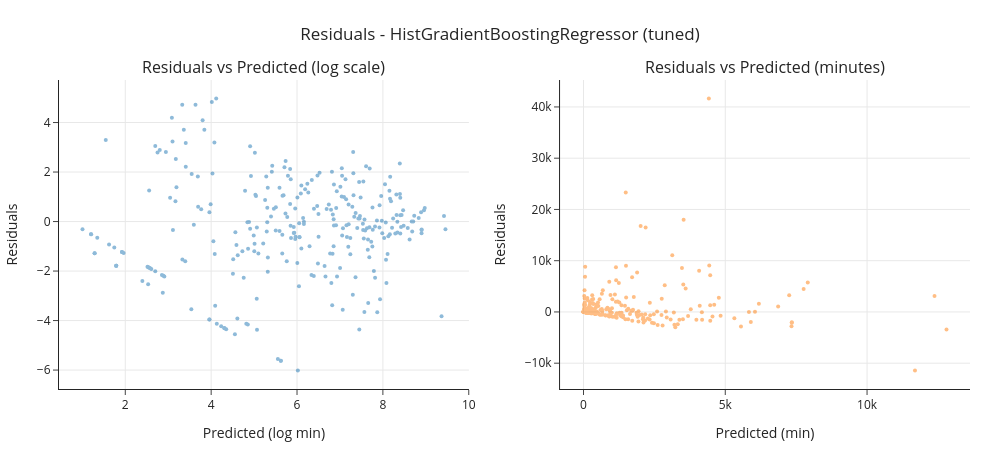

The notebook cell saved with this chart:
### Code cell
# HistGradientBoostingRegressor 
from sklearn.ensemble import HistGradientBoostingRegressor
hgb_pipeline = Pipeline(steps=[
    ('preprocessor', preprocessor_dense),
    ('regressor', HistGradientBoostingRegressor(random_state=42))
])

hgb_param_dist = {
    'regressor__learning_rate':    uniform(0.01, 0.2),
    'regressor__max_iter':         randint(100, 500),
    'regressor__max_depth':        randint(3, 10),
    'regressor__min_samples_leaf': randint(10, 50),
    'regressor__l2_regularization': uniform(0, 1),
    'regressor__max_leaf_nodes':   randint(20, 100),
}

hgb_reg, hgb_pred = train_tune_evaluate(hgb_pipeline, hgb_param_dist, X_train, y_train, X_test, y_test, n_iter=100, label="HistGradientBoostingRegressor")

### Figure 1 — Plotly figure (JSON) as saved in the notebook; plotly's stock layout.template omitted (floating-point values rounded to 4 significant figures; data arrays with more than 128 entries replaced by an {"elided": "..."} marker saying what was removed)
{"data": [{"marker": {"size": 4}, "mode": "markers", "name": "log scale", "opacity": 0.5, "type": "scatter", "x": {"elided": "292 float values"}, "xaxis": "x", "y": {"elided": "292 float values"}, "yaxis": "y"}, {"marker": {"size": 4}, "mode": "markers", "name": "minutes", "opacity": 0.5, "type": "scatter", "x": {"elided": "292 float values"}, "xaxis": "x2", "y": {"elided": "292 float values"}, "yaxis": "y2"}], "layout": {"annotations": [{"font": {"size": 16}, "showarrow": false, "text": "Residuals vs Predicted (log scale)", "x": 0.225, "xanchor": "center", "xref": "paper", "y": 1, "yanchor": "bottom", "yref": "paper"}, {"font": {"size": 16}, "showarrow": false, "text": "Residuals vs Predicted (minutes)", "x": 0.775, "xanchor": "center", "xref": "paper", "y": 1, "yanchor": "bottom", "yref": "paper"}], "height": 450, "margin": {"t": 80}, "shapes": [{"line": {"color": "red", "dash": "dash"}, "type": "line", "x0": 0, "x1": 1, "xref": "x domain", "y0": 0, "y1": 0, "yref": "y"}, {"line": {"color": "red", "dash": "dash"}, "type": "line", "x0": 0, "x1": 1, "xref": "x2 domain", "y0": 0, "y1": 0, "yref": "y2"}], "showlegend": false, "title": {"pad": {"t": 20}, "text": "Residuals - HistGradientBoostingRegressor (tuned)"}, "width": 1000, "xaxis": {"anchor": "y", "domain": [0, 0.45], "title": {"text": "Predicted (log min)"}}, "xaxis2": {"anchor": "y2", "domain": [0.55, 1], "title": {"text": "Predicted (min)"}}, "yaxis": {"anchor": "x", "domain": [0, 1], "title": {"text": "Residuals"}}, "yaxis2": {"anchor": "x2", "domain": [0, 1], "title": {"text": "Residuals"}}}}
